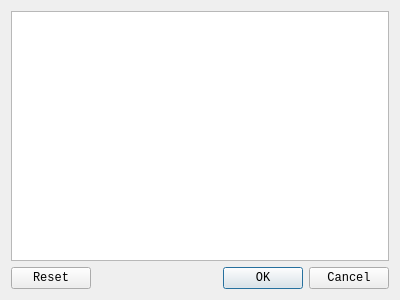
<?xml version="1.0" encoding="UTF-8"?>
<ui version="4.0">
 <class>ProcessWidget</class>
 <widget class="QFrame" name="ProcessWidget">
  <property name="geometry">
   <rect>
    <x>0</x>
    <y>0</y>
    <width>400</width>
    <height>300</height>
   </rect>
  </property>
  <property name="font">
   <font>
    <family>Monospace</family>
   </font>
  </property>
  <property name="windowTitle">
   <string>Process output</string>
  </property>
  <layout class="QVBoxLayout" name="verticalLayout">
   <item>
    <widget class="QPlainTextEdit" name="textOutput">
     <property name="textInteractionFlags">
      <set>Qt::TextSelectableByMouse</set>
     </property>
    </widget>
   </item>
   <item>
    <widget class="QDialogButtonBox" name="buttonBox">
     <property name="standardButtons">
      <set>QDialogButtonBox::Cancel|QDialogButtonBox::Ok|QDialogButtonBox::Reset</set>
     </property>
     <property name="centerButtons">
      <bool>false</bool>
     </property>
    </widget>
   </item>
  </layout>
 </widget>
 <resources/>
 <connections/>
</ui>
